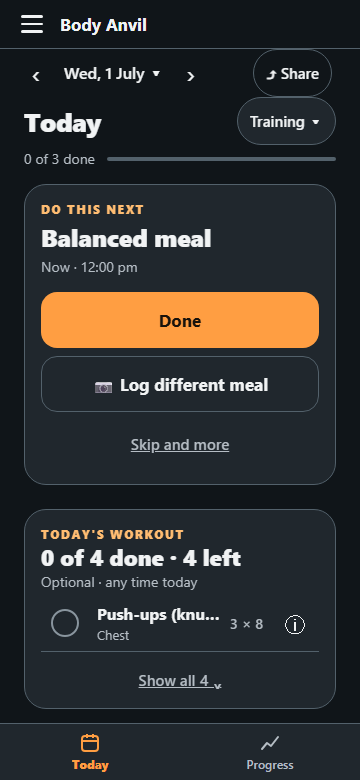
#> input picture docs/design/issue-73-gamification/360-initial-today.png, 360 x 780 px; its folder holds 4 pictures in this run
$ python issue-73-contact-sheet.py
#> lines starting #> are read from the running program, lines starting #| are printed output that depends on the picture
"""Compose deterministic Playwright evidence, without generating or altering screenshot content.
Run after e2e/gamification.spec.ts: python scripts/issue-73-contact-sheet.py (requires Pillow).
"""
from pathlib import Path
from PIL import Image, ImageDraw, ImageFont

root = Path(__file__).resolve().parent.parent / 'docs/design/issue-73-gamification'
stages = ['initial-today', 'quest-complete', 'first-achievement', 'level-up', 'milestone', 'achievement-gallery', 'goal-achieved', 'final-progress']
widths = [360, 390, 430]
thumb_w, thumb_h, gap, caption = 160, 360, 12, 28
sheet = Image.new('RGB', (6 * (thumb_w + gap) + gap, 4 * (thumb_h + caption + gap) + gap), '#101519')
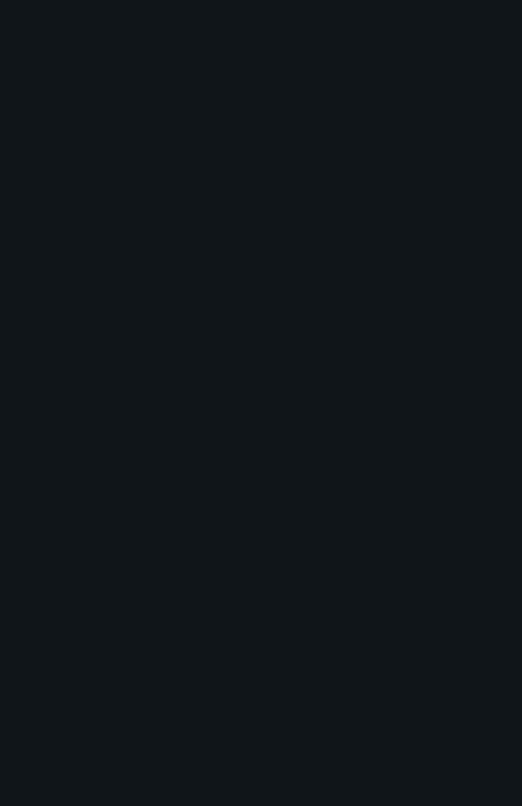
#> sheet: PIL image 1044x1612 RGB (shown at 1/2 size); mean R, G, B 16, 21, 25
draw = ImageDraw.Draw(sheet)
font = ImageFont.load_default(size=12)
for i, stage in enumerate(stages):
    for j, width in enumerate(widths):
        n = i * 3 + j
        x, y = gap + (n % 6) * (thumb_w + gap), gap + (n // 6) * (thumb_h + caption + gap)
        img = Image.open(root / f'{width}-{stage}.png').convert('RGB')
#> img is the input picture: PIL image 360x780 RGB; mean R, G, B 47.2, 47.5, 47.1
        img.thumbnail((thumb_w, thumb_h), Image.Resampling.LANCZOS)
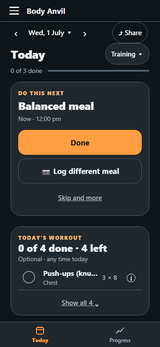
#> img: PIL image 160x347 RGB; mean R, G, B 47.1, 47.5, 47
        sheet.paste(img, (x, y))
#> (the run stopped early here; a loop or call above may not have finished)
